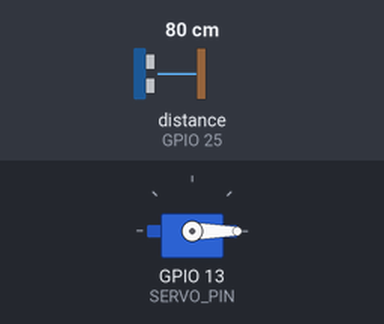
A sketch run on a simulated ESP32. Shown: servo. Wiring (inferred from the names in the program): ultrasonic range finder: trigger GPIO 26; echo GPIO 25. The test bench sets the inputs (shaded band); at power-on: distance to the obstacle (sensor on GPIO 25) 80 cm. The echo pulse lasts 58.3 µs per cm; WiFi joins after 1.5 s; servers stay silent unless stated; random numbers use the default seed unless the sketch sets one; what the sketch prints to the serial monitor is not drawn.

Above: at 2.7 s.
2.8 s: distance to the obstacle (sensor on GPIO 25) set to 12 cm
4.3 s: distance to the obstacle (sensor on GPIO 25) set to 9 cm
At 4.9 s:
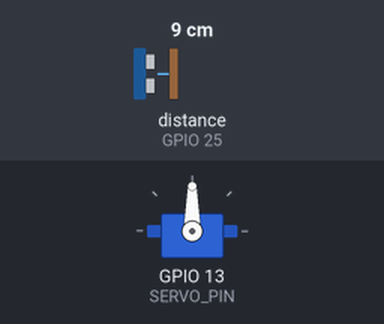
7.3 s: distance to the obstacle (sensor on GPIO 25) set to 18 cm
8.8 s: distance to the obstacle (sensor on GPIO 25) set to 2 cm
At 9.2 s:
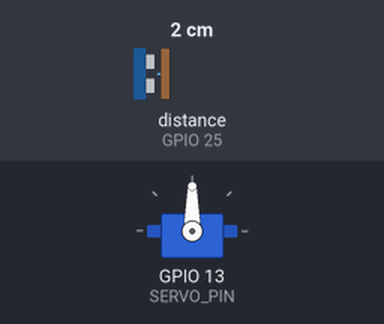
Timing chart, 0 to 12.8 s (numbered marks = the images above; inputs shaded):
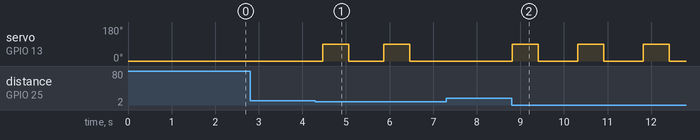

Measured:
- the behaviour switches between 11 and 10 cm on distance to the obstacle (sensor on GPIO 25) (found by bisection; images 0 and 1)
- after the input at 2.8 s, every drawn part: stays the same
- after the input at 4.3 s, servo on GPIO 13 (SERVO_PIN): alternates 90° for 0.60 s and 0° for 0.80 s, starting after 0.16 s
- after the input at 7.3 s, every drawn part: stays the same
- after the input at 8.8 s, servo on GPIO 13 (SERVO_PIN): alternates 90° for 0.60 s and 0° for 0.90 s, starting at once

The sketch:

kiosk_esp32.ino
```cpp
/*
  ===================================================
  Loop2Local — Kiosk ESP32 Controller
  ===================================================
  หน้าที่:
  1. วัดระยะด้วย HC-SR04 → ตรวจจับขวดที่เข้ามา
  2. สั่ง Servo (12kg) ยกขวดเข้าตู้
  3. นับ point สะสม + ส่งขึ้น Firebase Realtime Database
  4. ถ้าไม่มีขวดเข้ามาภายใน 10 วิ → ปิด session (status = waiting_scan)

  Libraries ที่ต้องลงใน Arduino IDE (Library Manager):
  - Firebase ESP32 Client by Mobizt  (ชื่อ: "Firebase ESP Client")
  - ESP32Servo by Kevin Harrington / Jurgen Sm... (ชื่อ: "ESP32Servo")
  ===================================================
*/

#include <WiFi.h>
#include <Firebase_ESP_Client.h>
#include <addons/TokenHelper.h>
#include <addons/RTDBHelper.h>
#include <ESP32Servo.h>

// ===================== CONFIG: แก้ตรงนี้ก่อนอัพโหลด =====================
#define WIFI_SSID       "th3buggy"
#define WIFI_PASSWORD   "22222222"

#define FIREBASE_HOST   "planning-with-ai-45b94-default-rtdb.asia-southeast1.firebasedatabase.app"
#define FIREBASE_API_KEY "AIzaSyC3BxsQHNaGeGFVlIoaIcar5Ns8xw5udO4"

// ถ้าใช้ Firebase Auth แบบ Email/Password (แนะนำสำหรับงานจริง)
#define FIREBASE_AUTH_EMAIL    "max.saidawat@gmail.com"
#define FIREBASE_AUTH_PASSWORD "12341234"

// ===================== PIN CONFIG =====================
#define TRIG_PIN   26     // HC-SR04 Trig
#define ECHO_PIN   25   // HC-SR04 Echo
#define SERVO_PIN  13    // Servo signal pin

// ===================== TUNABLE PARAMETERS =====================
const float BOTTLE_DETECT_DISTANCE_CM = 10.0;  // ระยะที่ถือว่า "มีขวด" (ปรับตามตำแหน่งเซนเซอร์จริง)
const unsigned long SESSION_TIMEOUT_MS = 10000; // 10 วินาที ไม่มีขวดใหม่ = จบรอบ
const unsigned long DETECT_COOLDOWN_MS = 1500;  // กันนับขวดเดียวซ้ำหลายครั้ง (debounce)
const int POINTS_PER_BOTTLE = 10;
const int SERVO_OPEN_ANGLE = 90;   // มุมตอน "ยก/เปิดทาง" ปรับตามกลไกจริง
const int SERVO_CLOSE_ANGLE = 0;   // มุมตอน "ปิด/พัก"
const int SERVO_MOVE_DELAY_MS = 600; // เวลาที่รอให้ servo หมุนถึงตำแหน่ง

// ===================== GLOBALS =====================
FirebaseData fbdo;
FirebaseAuth auth;
FirebaseConfig config;
Servo bottleServo;

bool sessionActive = false;
String currentSessionId = "";
int bottleCount = 0;
int totalPoints = 0;
unsigned long lastBottleTime = 0;
unsigned long lastDetectTime = 0;

// ===================== SETUP =====================
void setup() {
  Serial.begin(115200);

  pinMode(TRIG_PIN, OUTPUT);
  pinMode(ECHO_PIN, INPUT);

  bottleServo.attach(SERVO_PIN);
  bottleServo.write(SERVO_CLOSE_ANGLE);

  connectWiFi();
  setupFirebase();

  Serial.println("=== ESP32 Kiosk Ready ===");
}

// ===================== MAIN LOOP =====================
void loop() {
  float distance = readDistanceCM();

  bool bottleDetected = (distance > 0 && distance < BOTTLE_DETECT_DISTANCE_CM);

  if (bottleDetected && (millis() - lastDetectTime > DETECT_COOLDOWN_MS)) {
    lastDetectTime = millis();
    onBottleDetected();
  }

  // เช็ค timeout: ถ้า session active แต่ไม่มีขวดเข้ามานานเกินกำหนด → จบรอบ
  if (sessionActive && (millis() - lastBottleTime > SESSION_TIMEOUT_MS)) {
    endSession();
  }

  delay(50); // กัน loop เร็วเกินจำเป็น ลดการอ่าน sensor รัว
}

// ===================== SENSOR =====================
float readDistanceCM() {
  digitalWrite(TRIG_PIN, LOW);
  delayMicroseconds(2);
  digitalWrite(TRIG_PIN, HIGH);
  delayMicroseconds(10);
  digitalWrite(TRIG_PIN, LOW);

  long duration = pulseIn(ECHO_PIN, HIGH, 30000); // timeout 30ms ป้องกันค้าง
  if (duration == 0) return -1; // ไม่เจอ echo (เกินระยะ/ไม่มีอะไรสะท้อน)

  float distanceCM = duration * 0.0343 / 2.0;
  return distanceCM;
}

// ===================== BOTTLE EVENT =====================
void onBottleDetected() {
  Serial.println("[Bottle] Detected!");

  // ถ้ายังไม่มี session ที่ active → เริ่ม session ใหม่
  if (!sessionActive) {
    startNewSession();
  }

  // หมุน servo ยกขวดเข้าตู้
  moveServo();

  // อัพเดทตัวนับ
  bottleCount++;
  totalPoints = bottleCount * POINTS_PER_BOTTLE;
  lastBottleTime = millis();

  Serial.printf("[Bottle] count=%d points=%d\n", bottleCount, totalPoints);

  // ส่งข้อมูลขึ้น Firebase
  updateFirebaseSession();
}

void moveServo() {
  bottleServo.write(SERVO_OPEN_ANGLE);
  delay(SERVO_MOVE_DELAY_MS);
  bottleServo.write(SERVO_CLOSE_ANGLE);
  delay(SERVO_MOVE_DELAY_MS);
}

// ===================== SESSION MANAGEMENT =====================
void startNewSession() {
  sessionActive = true;
  bottleCount = 0;
  totalPoints = 0;
  currentSessionId = generateSessionId();
  lastBottleTime = millis();

  Serial.println("[Session] New session started: " + currentSessionId);

  String path = "/kiosk_sessions/" + currentSessionId;

  FirebaseJson json;
  json.set("status", "active");
  json.set("bottle_count", 0);
  json.set("points", 0);
  json.set("created_at", (int)(millis() / 1000)); // ใช้ relative time; แนะนำเปลี่ยนเป็น real epoch ถ้ามี NTP sync
  json.set("last_bottle_at", (int)(millis() / 1000));
  json.set("user_id", nullptr);

  if (Firebase.RTDB.setJSON(&fbdo, path.c_str(), &json)) {
    Serial.println("[Firebase] Session created OK");
  } else {
    Serial.println("[Firebase] FAILED: " + fbdo.errorReason());
  }
}

void updateFirebaseSession() {
  if (currentSessionId == "") return;

  String path = "/kiosk_sessions/" + currentSessionId;

  FirebaseJson json;
  json.set("bottle_count", bottleCount);
  json.set("points", totalPoints);
  json.set("last_bottle_at", (int)(millis() / 1000));

  if (Firebase.RTDB.updateNode(&fbdo, path.c_str(), &json)) {
    Serial.println("[Firebase] Updated OK");
  } else {
    Serial.println("[Firebase] Update FAILED: " + fbdo.errorReason());
  }
}

void endSession() {
  Serial.println("[Session] Timeout reached. Ending session: " + currentSessionId);

  String path = "/kiosk_sessions/" + currentSessionId;
  Firebase.RTDB.setString(&fbdo, (path + "/status").c_str(), "waiting_scan");

  // รีเซ็ตตัวแปรในตู้ พร้อมรับรอบใหม่
  sessionActive = false;
  currentSessionId = "";
  bottleCount = 0;
  totalPoints = 0;
}

// ===================== HELPERS =====================
String generateSessionId() {
  // สุ่ม 6 ตัวอักษร a-z0-9 — งานจริงควรเช็คชนกันด้วย แต่โอกาสชนต่ำมากพอสำหรับ hackathon
  const char chars[] = "abcdefghijklmnopqrstuvwxyz0123456789";
  String id = "session_";
  for (int i = 0; i < 6; i++) {
    id += chars[random(0, sizeof(chars) - 1)];
  }
  return id;
}

// ===================== WIFI & FIREBASE INIT =====================
void connectWiFi() {
  WiFi.begin(WIFI_SSID, WIFI_PASSWORD);
  Serial.print("Connecting to WiFi");
  while (WiFi.status() != WL_CONNECTED) {
    delay(300);
    Serial.print(".");
  }
  Serial.println("\nWiFi connected: " + WiFi.localIP().toString());
}

void setupFirebase() {
  config.host = FIREBASE_HOST;
  config.api_key = FIREBASE_API_KEY;

  auth.user.email = FIREBASE_AUTH_EMAIL;
  auth.user.password = FIREBASE_AUTH_PASSWORD;

  config.token_status_callback = tokenStatusCallback; // มาจาก addons/TokenHelper.h

  Firebase.begin(&config, &auth);
  Firebase.reconnectWiFi(true);

  Serial.println("Firebase initialized");
}
```
